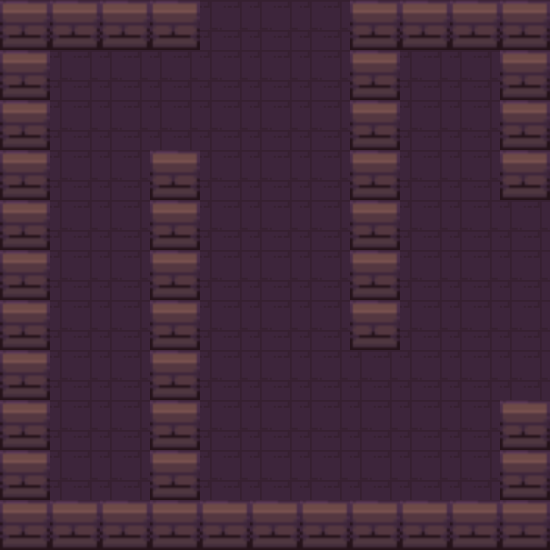

Below is a game level as drawn by its tile map, then a one-line description and the .tmx file that defines it, in full:
An orthogonal 11x11 tile map with 50x50 px tiles, 1 tile layer (Capa de patrones 1) and 17 objects (Player, Enemy, Ending).

<map version="1.9" tiledversion="1.9.2" orientation="orthogonal" renderorder="right-down" width="11" height="11" tilewidth="50" tileheight="50" infinite="0" nextlayerid="3" nextobjectid="27">
 <tileset firstgid="1" source="dungeonTileSet1.tsx" />
 <layer id="1" name="Capa de patrones 1" width="11" height="11">
  <data encoding="csv">
1,1,1,1,2,2,2,1,1,1,1,
1,2,2,2,2,2,2,1,2,2,1,
1,2,2,2,2,2,2,1,2,2,1,
1,2,2,1,2,2,2,1,2,2,1,
1,2,2,1,2,2,2,1,2,2,2,
1,2,2,1,2,2,2,1,2,2,2,
1,2,2,1,2,2,2,1,2,2,2,
1,2,2,1,2,2,2,2,2,2,2,
1,2,2,1,2,2,2,2,2,2,1,
1,2,2,1,2,2,2,2,2,2,1,
1,1,1,1,1,1,1,1,1,1,1
</data>
 </layer>
 <objectgroup id="2" name="Capa de Objetos 1">
  <object id="5" name="Player" x="253.333" y="262.667" width="39" height="41" />
  <object id="7" x="50" y="200">
   <polygon points="0,0 0,-200 -50,-200 -50,0" />
  </object>
  <object id="8" x="50" y="0">
   <polygon points="0,0 150,0 150,50 0,50" />
  </object>
  <object id="9" x="350" y="0">
   <polygon points="0,0 200,0 200,50 0,50" />
  </object>
  <object id="10" x="350" y="50">
   <polygon points="0,0 50,0 50,300 0,300" />
  </object>
  <object id="11" x="500" y="50">
   <polygon points="0,0 50,0 50,150 0,150" />
  </object>
  <object id="12" x="500" y="400">
   <polygon points="0,0 50,0 50,150 0,150" />
  </object>
  <object id="13" x="500" y="500">
   <polygon points="0,0 -100,0 -100,50 0,50" />
  </object>
  <object id="14" x="150" y="150">
   <polygon points="0,0 50,0 50,400 0,400" />
  </object>
  <object id="15" x="150" y="500">
   <polygon points="0,0 -150,0 -150,50 0,50" />
  </object>
  <object id="16" x="50" y="500">
   <polygon points="0,0 0,-150 -50,-150 -50,0" />
  </object>
  <object id="17" name="Enemy" x="400" y="400" width="50" height="50" />
  <object id="19" x="402" y="500.5">
   <polygon points="0,0 -202.5,0.5 -201.5,49 -2.5,49.5" />
  </object>
  <object id="21" name="Ending" x="76.8514" y="447.892" width="35.9106" height="33.3489" />
  <object id="24" x="0" y="200">
   <polygon points="0,0 50,0 50,50 0,50" />
  </object>
  <object id="25" x="0" y="300">
   <polygon points="0,0 50,0 50,50 0,50" />
  </object>
  <object id="26" x="0" y="250">
   <polygon points="0,0 50,0 50,50 0,50" />
  </object>
 </objectgroup>
</map>
